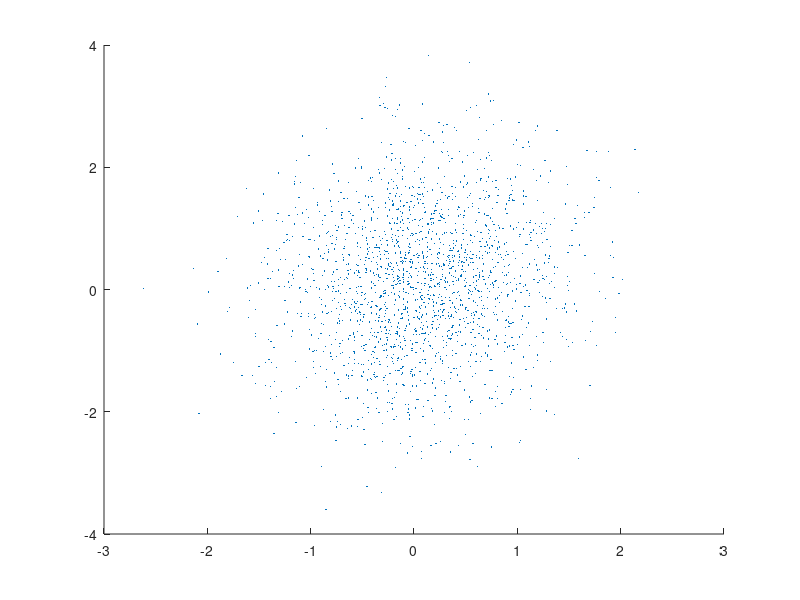

Write MATLAB code to recreate this figure. (Note: this script raises an error after producing the figure.)
clc
close all
clear

%-------
% mixture models
%-------
num_clusters=5;
Bcentr=randn(2,num_clusters); % locations of centers of clusters for green class
Rcentr=randn(2,num_clusters); % -"- red class

%-------
% training data
%-------
N=200; % total number of data samples
samples=zeros(2,N); % locations of samples in 2 dimensions
class_samples=zeros(N,1); % class of each one (green or red)
cluster_variance=0.1; % variance of each cluster around its mean
for n=1:N/2
    Bcluster=ceil(rand(1)*num_clusters); % select green cluster
    Rcluster=ceil(rand(1)*num_clusters); % -"- red
    samples(:,n)=Bcentr(:,Bcluster)+sqrt(cluster_variance)*randn(2,1); % generate green sample
    samples(:,n+N/2)=Rcentr(:,Rcluster)+sqrt(cluster_variance)*randn(2,1); % -"- red
    class_samples(n)=1; % green
    class_samples(n+N/2)=0; % red
end

%-------
% test data - basically a 2-D grid
%-------
grid=-3:0.1:3; % will scan along this grid in each dimension
test_samples=zeros(2,length(grid)^2); % locations of test samples
for n1=1:length(grid)
    for n2=1:length(grid)
        test_samples(1,n1+length(grid)*(n2-1))=grid(n1); % first coordinate x
        test_samples(2,n1+length(grid)*(n2-1))=grid(n2); % second y
    end
end

%-------
% nearest neighbors
%-------
num_neighbors=5; % number of neighbors used
test_NN=zeros(length(grid)^2,1); % classification results on test data
for n1=1:length(grid)
    for n2=1:length(grid)
        distances=(grid(n1)-samples(1,:)).^2+(grid(n2)-samples(2,:)).^2; % distances to training samples
        [distances_sort,distances_index]=sort(distances);
        neighbors=distances_index(1:num_neighbors);
        class_predicted=(sum(class_samples(neighbors))/num_neighbors>0.5); % NN classifier
        test_NN(n1+length(grid)*(n2-1))=class_predicted; % store classification
    end
end

% identify location indices (in test grid) that are red and green
r_locations=find(test_NN==0);
g_locations=find(test_NN==1);


%We consider 2 classes Blue and Red

Blue=samples(:,1:N/2)';
Red=samples(:,N/2+1:N)';
datapoints=samples';

%mean of all datapoints
Tmean=mean(datapoints);

%variance
Tc=cov(datapoints);

%mean of datapoints of each of the 2 classes
Bmean= mean(Blue);
Rmean=mean(Red);

%Covariances for the two classes
Bc=cov(Blue);
Rc=cov(Red);

rng(1);
X = [mvnrnd(Bmean,Tc,1000);mvnrnd(Rmean,Tc,1000)];
obj=fitgmdist(X,2);

%Plotting Probability Density Function
scatter(X(:,1),X(:,2),10,'.')
hold on
h = ezcontour(@(x,y)pdf(obj,[x y]),[-3 3],[-3 3]);

%posterior probability will be P(Blue/samples(i)) proportional to
%P(samples(i)/Blue)*P(Blue)

%Posterior Probability for LDA

P=posterior(obj,X);
scatter(X(:,1),X(:,2),10,P(:,1));
hb = colorbar;
ylabel(hb,'Blue Probability')
title('PDF and Posterior Probability for LDA');
%Finding Decision Boundary with Bayesian Classification
%decision boundary would be the solution of g1x=g2x
%Linear Discriminant Analysis
syms x1 x2;
g1 = -0.5*([x1;x2]-Bmean')'*(Tc\([x1;x2]-Bmean')-log(2*pi)-0.5*log(det(Tc)));
g2 = -0.5*([x1;x2]-Rmean')'*(Tc\([x1;x2]-Rmean')-log(2*pi)-0.5*log(det(Tc)));

g=g1-g2;
figure
ezplot(g,[[-3,3],[-3,3]]);
hold on
plot(samples(1,1:N/2),samples(2,1:N/2),'b*',...
    samples(1,N/2+1:N),samples(2,N/2+1:N),'ro',...  
    test_samples(1,g_locations),test_samples(2,g_locations),'b.',... 
    test_samples(1,r_locations),test_samples(2,r_locations),'r.')
   
title('Bayesian Decision Regions with LDA');

%Quadratic Discriminant Ananlysis

rng(1);
X = [mvnrnd(Bmean,Bc,1000);mvnrnd(Rmean,Rc,1000)];
obj=fitgmdist(X,2);

%Plotting Probability Density Function
figure
scatter(X(:,1),X(:,2),10,'.')
hold on
h = ezcontour(@(x,y)pdf(obj,[x y]),[-3 3],[-3 3]);

%Posterior Probability for QDA

P=posterior(obj,X);
scatter(X(:,1),X(:,2),10,P(:,1));
hb = colorbar;
ylabel(hb,'Blue Probability')
title('PDF and Posterior Probability for QDA');

%Using 2 different covariances
syms B R;
g1 = -0.5*([B;R]-Bmean')'*(Bc\([B;R]-Bmean')-log(2*pi)-0.5*log(det(Bc)));
g2 = -0.5*([B;R]-Rmean')'*(Rc\([B;R]-Rmean')-log(2*pi)-0.5*log(det(Rc)));

g=g1-g2;
figure
ezplot(g,[[-3,3],[-3,3]]);
hold on
plot(samples(1,1:N/2),samples(2,1:N/2),'b*',... 
    samples(1,N/2+1:N),samples(2,N/2+1:N),'ro',...
    test_samples(1,g_locations),test_samples(2,g_locations),'b.',...
    test_samples(1,r_locations),test_samples(2,r_locations),'r.')
   
title('Bayesian Decision Regions with QDA');
